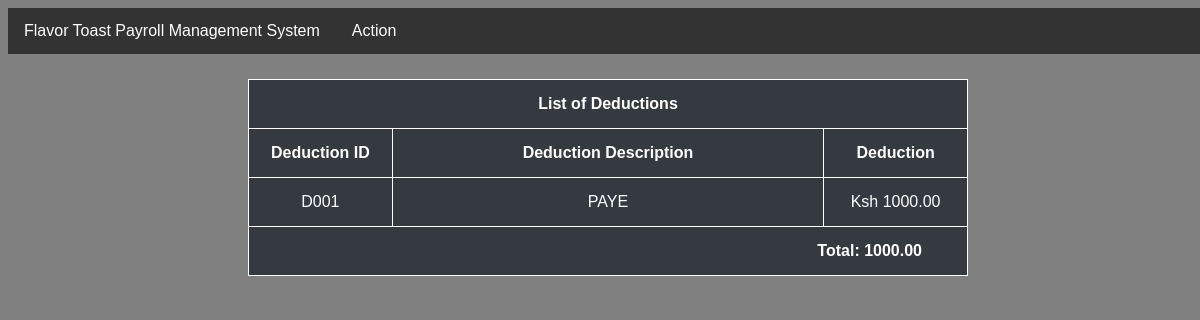
Page /deductions/ on the earlier database version.
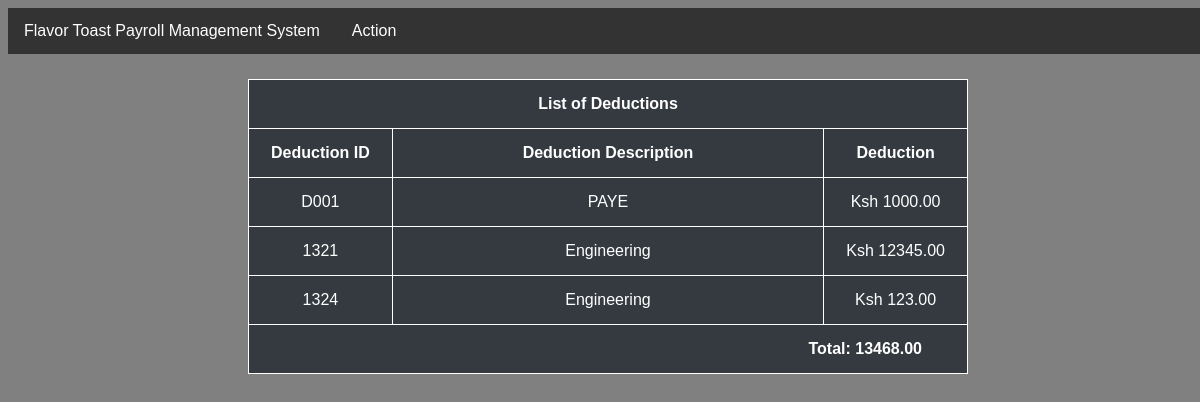
Same page on the later database version.
### payroll/models.py (models this page shows)
class Deductions(models.Model):
    deductID = models.CharField(max_length=30, primary_key=True,verbose_name="Deduction ID")
    deductDesc = models.CharField(max_length=50,verbose_name="Description")
    deduct = models.FloatField(verbose_name="Deduction")
    class Meta:
        verbose_name_plural = 'Deductions'

### payroll/views.py (the view)
# urls.py: path('deductions/',views.deductions, name='deductions'),
def deductions(request):
    obj = Deductions.objects.all()
    total = 0
    for i in obj:
        total += float(i.deduct)
    context = {
        "data" : obj,
        "total" : total,
    }
    return render(request,'deductions.html',context)

### payroll/templates/deductions.html (shortened to what this page needs)
{% extends 'base.html' %}
{% block content %}
{% include 'nav.html' %}
    <body>
        <div>
            <table  style="width:60%;margin:25px auto">
                <tr>
                    <th colspan="3">List of Deductions</th>
                </tr>
                <tr>
                    <th style="width: 20%;">Deduction ID</th>
                    <th style="width: 60%;">Deduction Description</th>
                    <th style="width: 40%;">Deduction</th>
                </tr>
                {% for i in data %}
                <tr>
                    <td><center>{{i.deductID}}</center></td>
                    <td><center>{{i.deductDesc}}</center></td>
                    <td><center>Ksh {{i.deduct|floatformat:2}}</center></td>
                </tr>
                {% endfor %}
                <tr>
                    <td colspan="3" style="text-align: right; padding-right: 45px;"><strong>Total: {{total|floatformat:2}}</strong>
                    </td>
                </tr>
            </table>
        </div>
    </body>
{% endblock %}

### payroll/templates/base.html (shortened to what this page needs)
<html>
    <head>
    </head>
    <body>
        {% block content %}
        {% endblock %}
    </body>
</html>

### payroll/templates/nav.html (shortened to what this page needs)
    </head>
    <body>
    <div class="navbar">
      <div class="dropdown">
        <button class="dropbtn">Flavor Toast Payroll Management System
        </button>
      </div>
      <div class="dropdown" style="margin: 0 auto;">
        <button class="dropbtn">Action
        </button>
      </div>
    </div>
    </body>

### payroll/templates/base.html (style rules this page uses)
html { height: 100%; }
body { width:100%; background: gray; }
table, th, td, tr { border: 1px solid white; background:#343a40; color: white; border-collapse: collapse; padding: 15px; font-family: Arial, Helvetica, sans-serif; }

### payroll/templates/nav.html (style rules this page uses)
body { font-family: Arial, Helvetica, sans-serif; }
.navbar { overflow: hidden; background-color: #333; }
.dropdown { float: left; overflow: hidden; }
.dropdown .dropbtn { font-size: 16px; border: none; outline: none; color: white; padding: 14px 16px; background-color: inherit; font-family: inherit; margin: 0; }

Differences in the rows shown:
added Deductions: deductID "1321", deductDesc "Engineering", deduct "12345.00"
added Deductions: deductID "1324", deductDesc "Engineering", deduct "123.00"
Other differences:
{{ total|floatformat:2 }}: "1000.00" → "13468.00"
